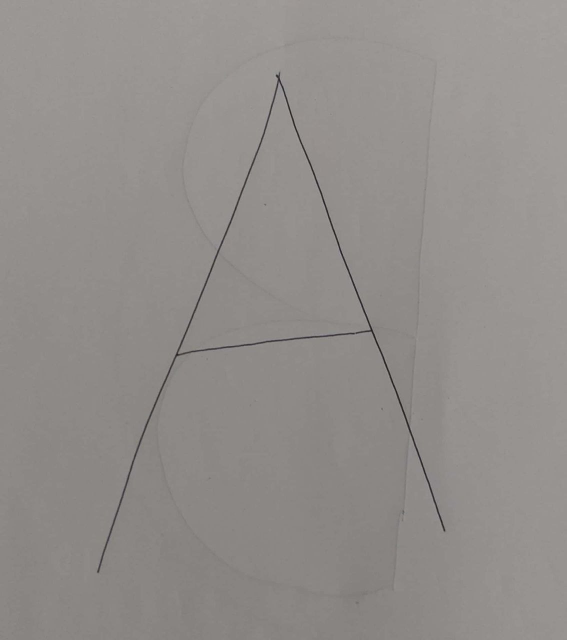
#> input picture asg3/2/to_submit/q2/images/A_1.jpg, 1133 x 1280 px, found by its file name (shown at 1/2 size); its folder holds 4 pictures in this run
$ python assignment_3.2n3.py
#> lines starting #> are read from the running program, lines starting #| are printed output that depends on the picture; after the words box and inside, x2 and y2 are one past the last pixel; in counts of white or black regions, pixels touching at a corner belong together
#!/usr/bin/env python
# coding: utf-8

# # Question 2
# The question asks us to capture images of alphabets, then binarize them and resize them to 9x7. This was done for the alphabets 'A', 'B', 'C', 'D', 'E', and 'F'. This was achieved using the OpenCV library available with Python. Functions used:
# * cv2.imread(): Reads image into a matrix
# * cv2.cvtColor(): Converts to the necessary colour format. In this question, we convert the original image to grayscale. In a gray scale image the values of the pixels lie between 0 and 255. 0 corresponds to black and 255 corresponds to white.
# * cv2.threshold(): Converts the grayscale image to a black and white image. This functions performs binarization. We have used a threshold of 100 to obtain the binarized image. If the pixel value is greater than the threshold, then that pixel is assigned a value of 255 i.e white, otherwise the pixel is assigned black or value 0.
# * cv2.resize(): Resizes the binarized image to the required dimensions. This functions also performs interpolation to find out the values of pixels in the resized image. We have used the "Inter Area Interpolation" which is recommended for shrinking the image.
#
# After the images are resized, the image in displayed and its pixel values are printed as a matrix with dimensions 9x7. Various observations were made.
#

# In[1]:


import cv2
import os
width = 7
height = 9
dim = (width, height)
list_alpha = ['A','B','C','D','E','F']
for alpha in list_alpha:
    img = cv2.imread('F:\\notes\\8th sem\\Machine Learning-Jupyter Codes\\images\\'+alpha+'_1.jpg')
#> img is the input picture: shape (1280, 1133, 3); mean B, G, R 139, 141.9, 145.9
    gray = cv2.cvtColor(img, cv2.COLOR_RGB2GRAY)
    (thresh, bw) = cv2.threshold(gray, 100, 255, cv2.THRESH_BINARY)
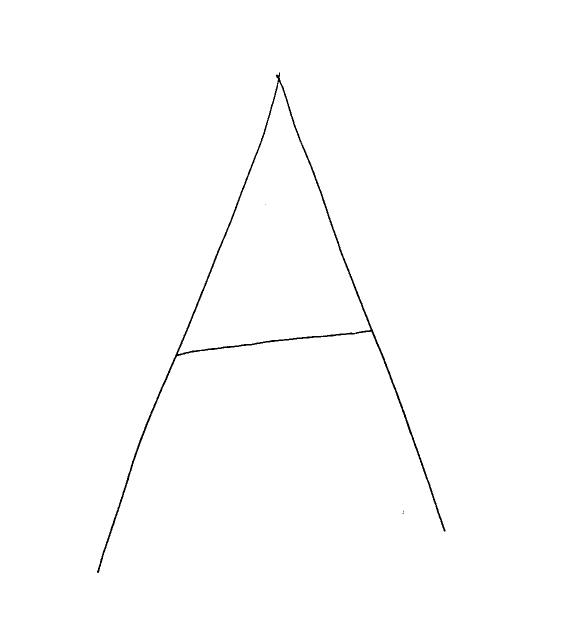
#> bw: shape (1280, 1133) (shown at 1/2 size); 99.5% white; 4 black regions (3 under 20 px), largest, box (x1, y1, x2, y2) and area: (194, 145, 891, 1146) 7876
    img = cv2.resize(bw, dim,interpolation = cv2.INTER_AREA)
    cv2.imshow('',img)
    cv2.waitKey(0)
    cv2.destroyAllWindows()
    print('alphabet '+ alpha+' after resizing\n')
    print(img)
#| [[255 255 255 255 255 255 255]
#|  [255 255 255 246 255 255 255]
#|  [255 255 253 247 254 255 255]
#|  [255 255 250 255 250 255 255]
#|  [255 255 245 249 246 255 255]
#|  [255 252 252 255 250 254 255]
#|  [255 249 255 255 255 249 255]
#|  [255 249 255 255 255 252 255]
#|  [255 255 255 255 255 255 255]]
    print('\n')
#> pass 2 of the loop `for alpha in list_alpha:`:
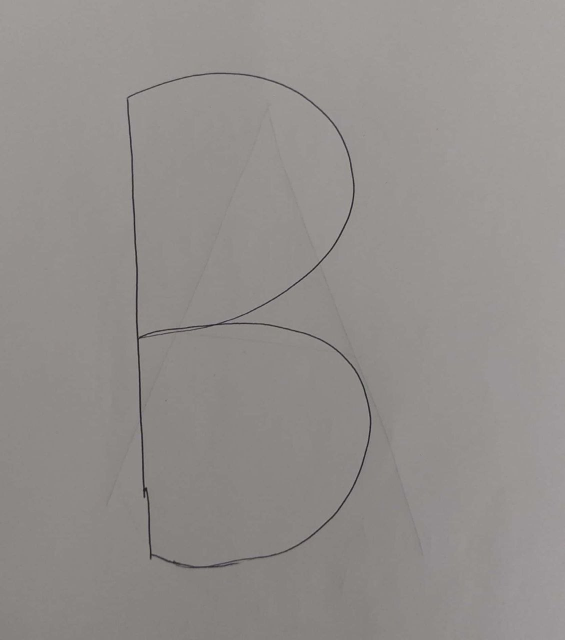
#> input picture asg3/2/to_submit/q2/images/B_1.jpg, 1130 x 1280 px, found by its file name (shown at 1/2 size)
#> img is the input picture: shape (1280, 1130, 3); mean B, G, R 140.3, 143.1, 147.1
#> gray: shape (1280, 1130)
#> `(thresh, bw) = cv2.threshold(gray, 100, 255, cv2.THRESH_BINARY)`:
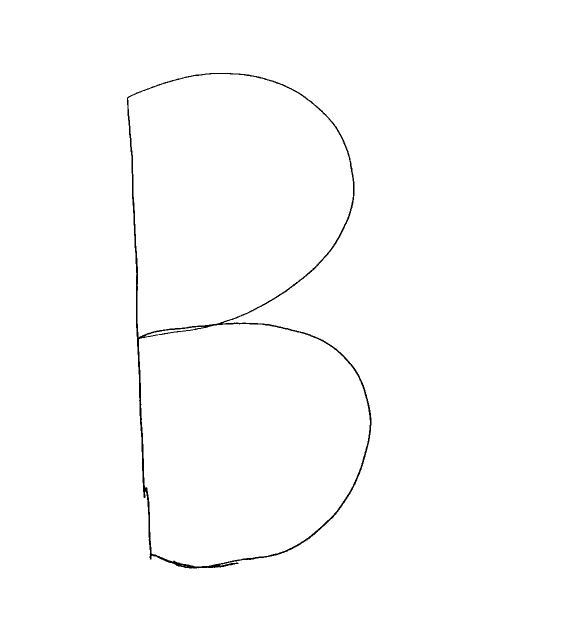
#> bw: shape (1280, 1130) (shown at 1/2 size); 99.3% white; 1 black region, box (x1, y1, x2, y2) and area: (254, 146, 743, 1137) 10023
#| [[255 255 255 255 255 255 255]
#|  [255 250 251 250 253 255 255]
#|  [255 250 255 255 250 255 255]
#|  [255 250 255 253 251 255 255]
#|  [255 247 246 246 253 255 255]
#|  [255 249 255 255 249 255 255]
#> (further printed lines are left out)
#> pass 3 of the loop `for alpha in list_alpha:`:
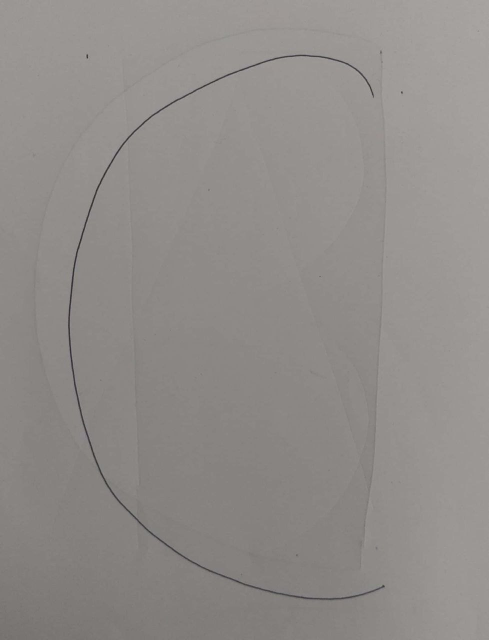
#> input picture asg3/2/to_submit/q2/images/C_1.jpg, 978 x 1280 px, found by its file name (shown at 1/2 size)
#> img is the input picture: shape (1280, 978, 3); mean B, G, R 137.4, 140.4, 144.4
#> gray: shape (1280, 978)
#> `(thresh, bw) = cv2.threshold(gray, 100, 255, cv2.THRESH_BINARY)`:
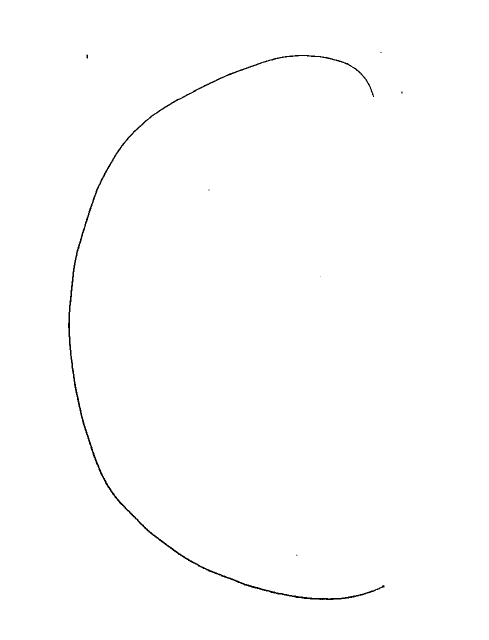
#> bw: shape (1280, 978) (shown at 1/2 size); 99.5% white; 7 black regions (5 under 20 px), largest, box (x1, y1, x2, y2) and area: (136, 110, 769, 1200) 5766, (173, 109, 176, 117) 22
#| [[255 255 255 252 250 254 255]
#|  [255 253 249 253 255 253 255]
#|  [255 249 255 255 255 255 255]
#|  [255 249 255 255 255 255 255]
#|  [252 252 255 255 255 255 255]
#|  [255 249 255 255 255 255 255]
#> (further printed lines are left out)
#> (the run stopped early here; a loop or call above may not have finished)
